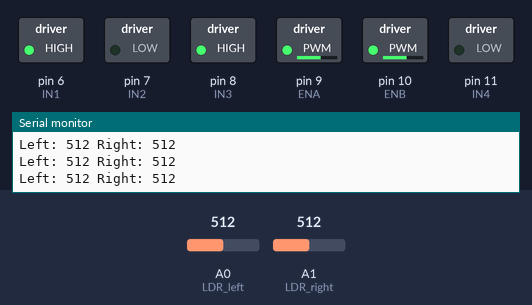
The sketch below on a simulated Arduino Uno, built with avr-gcc and run on an emulated ATmega328P. Shown: switched loads named in the sketch (green lamp = pin HIGH), the last lines printed to the serial monitor. The test bench sets the inputs (shaded band); at power-on: A0 (LDR_left) = 512, A1 (LDR_right) = 512.

Above: at 1.2 s.
1.3 s: A0 (LDR_left) set to 476
2.8 s: A0 (LDR_left) set to 447
At 3.5 s:
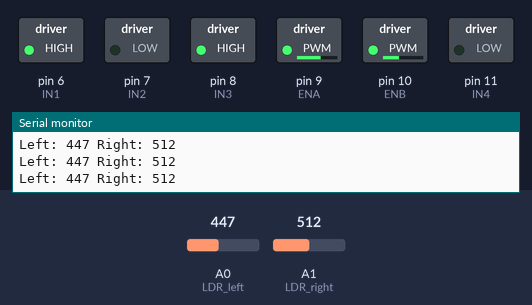
4.3 s: A1 (LDR_right) set to 486
At 5.3 s:
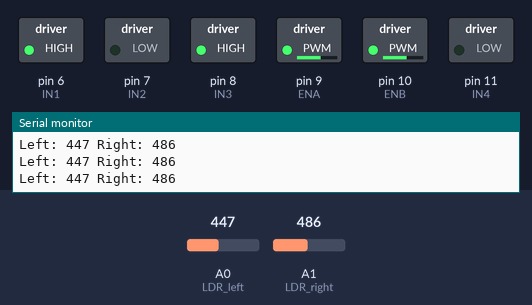
7.3 s: A1 (LDR_right) set to 414
10.3 s: A1 (LDR_right) set to 385
At 11.5 s:
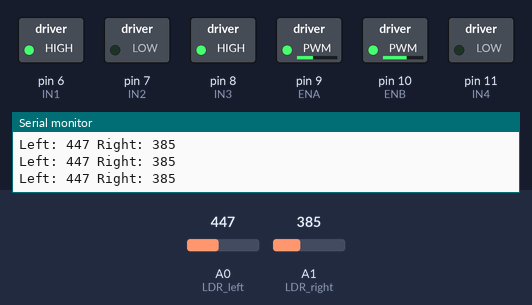
11.8 s: A1 (LDR_right) set to 511
At 12.4 s:
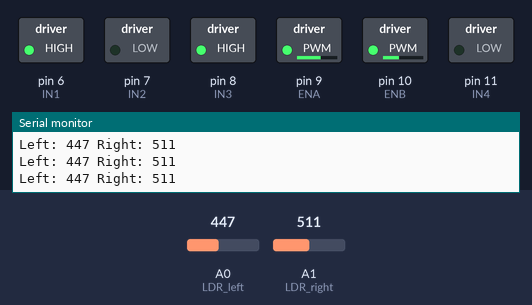
Timing chart, 0 to 14.3 s (numbered marks = the images above; inputs shaded):
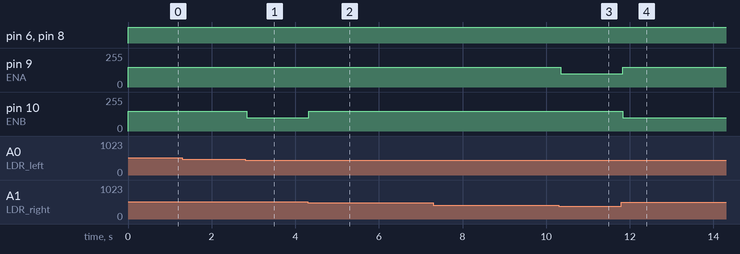

The sketch:

light_follower.ino
```cpp
int LDR_left = A0;
int LDR_right = A1;

// Left Motor pins
int ENA = 9;
int IN1 = 6;
int IN2 = 7;

// Right Motor pins
int ENB = 10;
int IN3 = 8;
int IN4 = 11;

void setup() {
  pinMode(ENA, OUTPUT); pinMode(IN1, OUTPUT); pinMode(IN2, OUTPUT);
  pinMode(ENB, OUTPUT); pinMode(IN3, OUTPUT); pinMode(IN4, OUTPUT);
  Serial.begin(9600);
}

void loop() {
  int leftValue = analogRead(LDR_left);
  int rightValue = analogRead(LDR_right);

  Serial.print("Left: "); Serial.print(leftValue);
  Serial.print(" Right: "); Serial.println(rightValue);

  if (abs(leftValue - rightValue) < 50) {
    moveForward(150, 150);
  }
  else if (leftValue > rightValue) {
    // More light on left, slow left motor
    moveForward(100, 150);
  }
  else {
    // More light on right, slow right motor
    moveForward(150, 100);
  }
}

void moveForward(int leftSpeed, int rightSpeed) {
  // Left motor forward
  digitalWrite(IN1, HIGH);
  digitalWrite(IN2, LOW);
  analogWrite(ENA, leftSpeed);

  // Right motor forward
  digitalWrite(IN3, HIGH);
  digitalWrite(IN4, LOW);
  analogWrite(ENB, rightSpeed);
}
```

Measured:
- the behaviour switches between 463 and 462 on A0 (LDR_left) (found by bisection; images 0 and 1)
- the behaviour switches between 497 and 496 on A1 (LDR_right) (found by bisection; images 1 and 2)
- the behaviour switches between 398 and 397 on A1 (LDR_right) (found by bisection; images 2 and 3)
- after the input at 2.8 s, pin 10 (ENB): 150/255 → 100/255 at once
- after the input at 4.3 s, pin 10 (ENB): 100/255 → 150/255 at once
- after the input at 10.3 s, pin 9 (ENA): 150/255 → 100/255 at once
- after the input at 11.8 s, pin 9 (ENA): 100/255 → 150/255 at once; pin 10 (ENB): 150/255 → 100/255 at once
